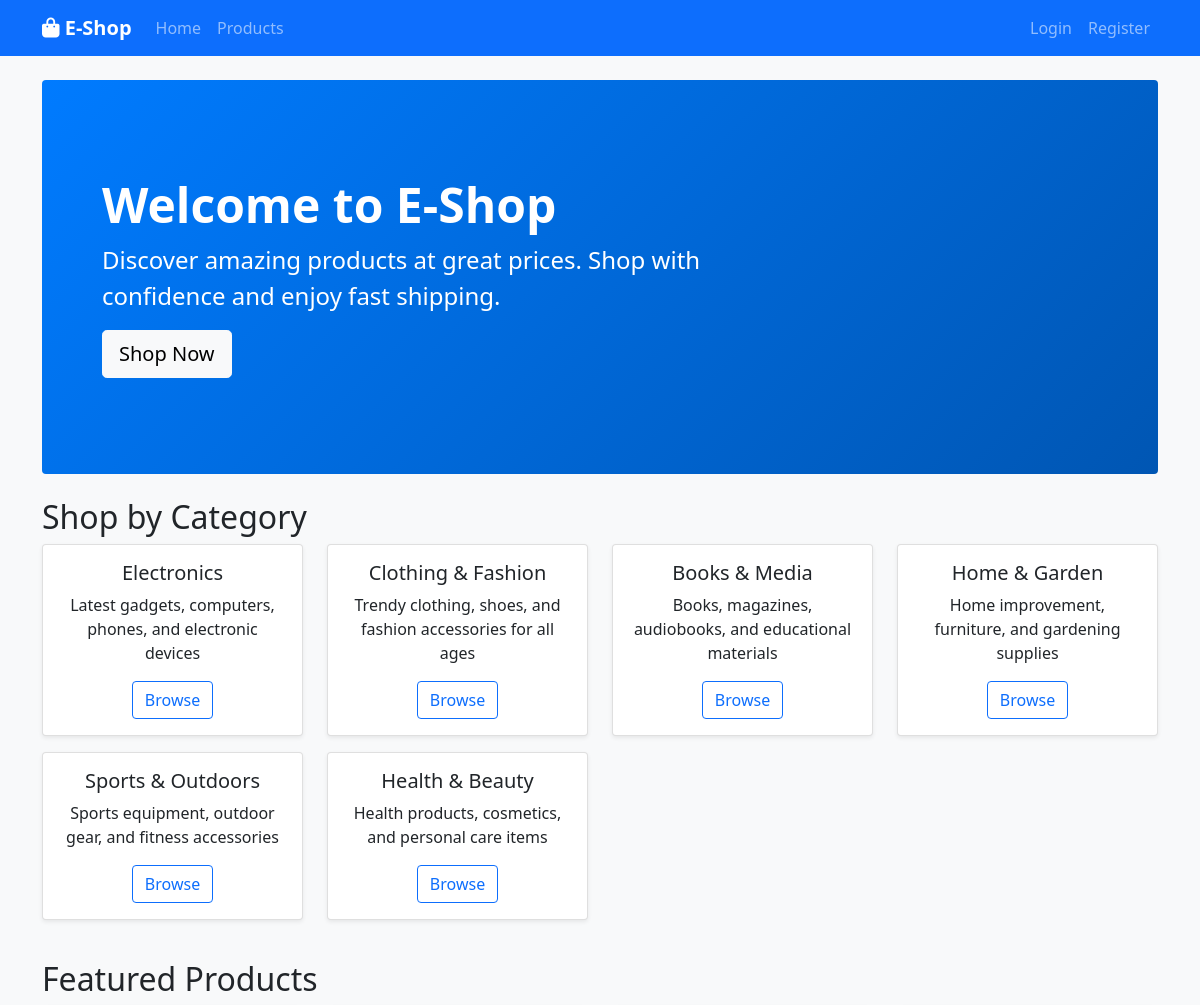
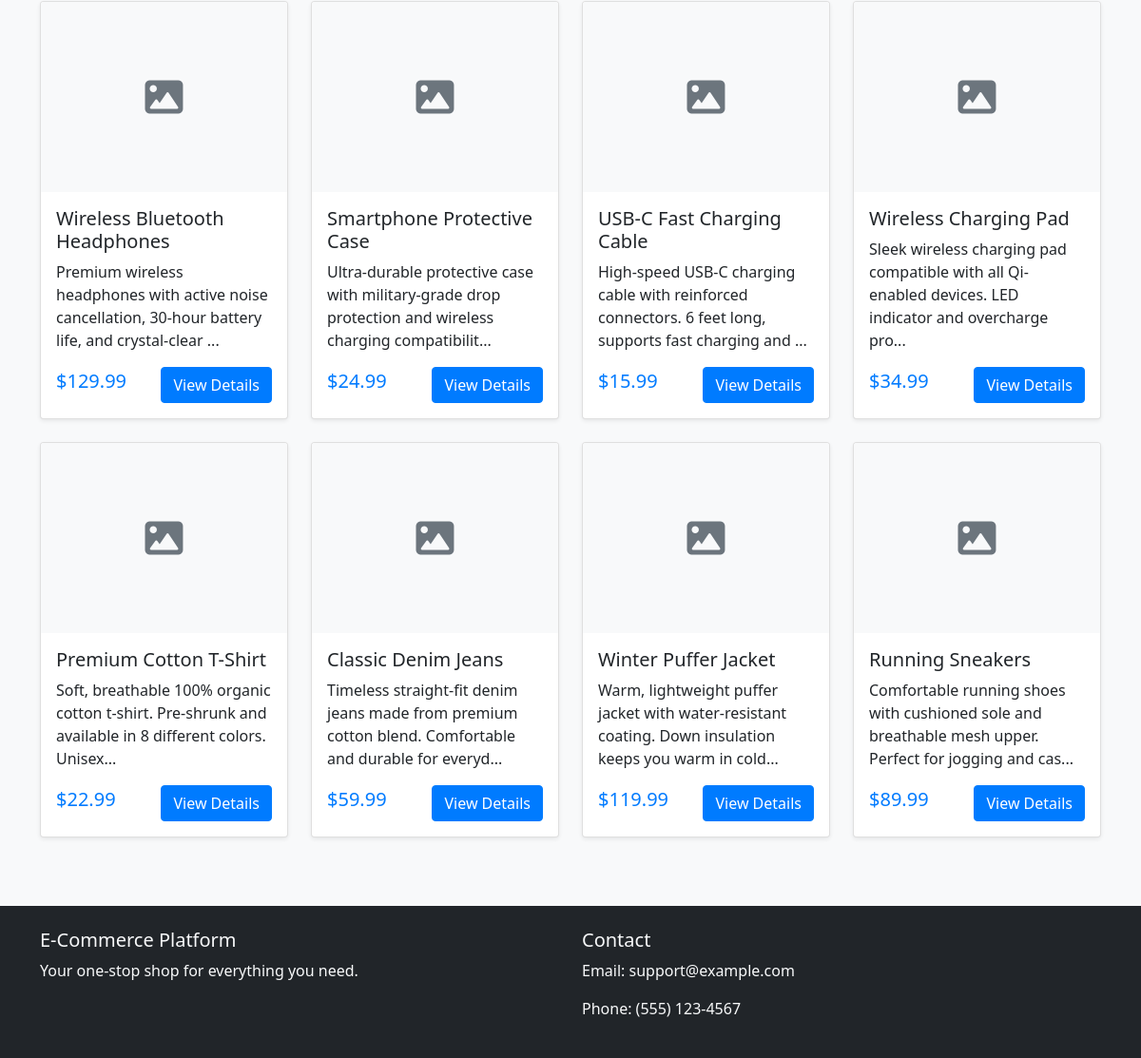
The page / on the database its author committed (2 pictures, top to bottom).
### models.py (models this page shows, shortened)
class Category(db.Model):
    id = db.Column(db.Integer, primary_key=True)
    name = db.Column(db.String(100), nullable=False, unique=True)
    description = db.Column(db.Text)
    products = db.relationship('Product', backref='category', lazy=True)

class Product(db.Model):
    id = db.Column(db.Integer, primary_key=True)
    name = db.Column(db.String(100), nullable=False)
    description = db.Column(db.Text)
    price = db.Column(db.Numeric(10, 2), nullable=False)
    stock_quantity = db.Column(db.Integer, nullable=False, default=0)
    image_filename = db.Column(db.String(100))
    category_id = db.Column(db.Integer, db.ForeignKey('category.id'), nullable=False)
    created_at = db.Column(db.DateTime, default=datetime.utcnow)
    is_active = db.Column(db.Boolean, default=True)
    cart_items = db.relationship('CartItem', backref='product', lazy=True)
    order_items = db.relationship('OrderItem', backref='product', lazy=True)

### app.py (the view)
@app.route('/')
def index():
    products = Product.query.filter_by(is_active=True).limit(8).all()
    categories = Category.query.all()
    return render_template('index.html', products=products, categories=categories)

### templates/index.html (shortened to what this page needs)
{% extends "base.html" %}
{% block content %}
<div class="jumbotron bg-primary text-white p-5 rounded mb-4">
    <div class="container-fluid py-5">
        <h1 class="display-5 fw-bold">Welcome to E-Shop</h1>
        <p class="col-md-8 fs-4">Discover amazing products at great prices. Shop with confidence and enjoy fast shipping.</p>
        <a class="btn btn-light btn-lg" href="{{ url_for('products') }}" role="button">Shop Now</a>
    </div>
</div>
{% if categories %}
<div class="row mb-4">
    <div class="col-12">
        <h2>Shop by Category</h2>
        <div class="row">
            {% for category in categories %}
            <div class="col-md-3 mb-3">
                <div class="card">
                    <div class="card-body text-center">
                        <h5 class="card-title">{{ category.name }}</h5>
                        <p class="card-text">{{ category.description }}</p>
                        <a href="{{ url_for('products', category=category.id) }}" class="btn btn-outline-primary">Browse</a>
                    </div>
                </div>
            </div>
            {% endfor %}
        </div>
    </div>
</div>
{% endif %}
<div class="row">
    <div class="col-12">
        <h2>Featured Products</h2>
        <div class="row">
            {% for product in products %}
            <div class="col-md-3 mb-4">
                <div class="card h-100">
                    {% if product.image_filename %}
                    <img src="{{ url_for('static', filename='uploads/' + product.image_filename) }}"
                         class="card-img-top" alt="{{ product.name }}" style="height: 200px; object-fit: cover;">
                    {% else %}
                    <div class="card-img-top bg-light d-flex align-items-center justify-content-center" style="height: 200px;">
                        <i class="fas fa-image fa-3x text-muted"></i>
                    </div>
                    {% endif %}
                    <div class="card-body d-flex flex-column">
                        <h5 class="card-title">{{ product.name }}</h5>
                        <p class="card-text">{{ product.description[:100] }}{% if product.description|length > 100 %}...{% endif %}</p>
                        <div class="mt-auto">
                            <div class="d-flex justify-content-between align-items-center">
                                <span class="h5 text-primary">${{ "%.2f"|format(product.price) }}</span>
                                <a href="{{ url_for('product_detail', product_id=product.id) }}" class="btn btn-primary">View Details</a>
                            </div>
                        </div>
                    </div>
                </div>
            </div>
            {% endfor %}
        </div>
    </div>
</div>
{% endblock %}

### templates/base.html (shortened to what this page needs)
<!DOCTYPE html>
<html lang="en">
<head>
    <link href="https://cdn.jsdelivr.net/npm/bootstrap@5.1.3/dist/css/bootstrap.min.css" rel="stylesheet">
    <link href="https://cdnjs.cloudflare.com/ajax/libs/font-awesome/6.0.0/css/all.min.css" rel="stylesheet">
    <link href="{{ url_for('static', filename='css/style.css') }}" rel="stylesheet">
</head>
<body>
    <nav class="navbar navbar-expand-lg navbar-dark bg-primary">
        <div class="container">
            <a class="navbar-brand" href="{{ url_for('index') }}">
                <i class="fas fa-shopping-bag"></i> E-Shop
            </a>
            <div class="collapse navbar-collapse" id="navbarNav">
                <ul class="navbar-nav me-auto">
                    <li class="nav-item">
                        <a class="nav-link" href="{{ url_for('index') }}">Home</a>
                    </li>
                    <li class="nav-item">
                        <a class="nav-link" href="{{ url_for('products') }}">Products</a>
                    </li>
                </ul>
                <ul class="navbar-nav">
                    {% if current_user.is_authenticated %}
                        <li class="nav-item">
                            <a class="nav-link" href="{{ url_for('cart') }}">
                                <i class="fas fa-shopping-cart"></i> Cart
                            </a>
                        </li>
                        <li class="nav-item">
                            <a class="nav-link" href="{{ url_for('orders') }}">Orders</a>
                        </li>
                        {% if current_user.is_admin %}
                        <li class="nav-item">
                            <a class="nav-link" href="{{ url_for('admin') }}">Admin</a>
                        </li>
                        {% endif %}
                        <li class="nav-item dropdown">
                            <a class="nav-link dropdown-toggle" href="#" id="navbarDropdown" role="button" data-bs-toggle="dropdown">
                                {{ current_user.username }}
                            </a>
                            <ul class="dropdown-menu">
                                <li><a class="dropdown-item" href="{{ url_for('logout') }}">Logout</a></li>
                            </ul>
                        </li>
                    {% else %}
                        <li class="nav-item">
                            <a class="nav-link" href="{{ url_for('login') }}">Login</a>
                        </li>
                        <li class="nav-item">
                            <a class="nav-link" href="{{ url_for('register') }}">Register</a>
                        </li>
                    {% endif %}
                </ul>
            </div>
        </div>
    </nav>
    <main class="container mt-4">
        {% block content %}{% endblock %}
    </main>
    <footer class="bg-dark text-light mt-5 py-4">
        <div class="container">
            <div class="row">
                <div class="col-md-6">
                    <h5>E-Commerce Platform</h5>
                    <p>Your one-stop shop for everything you need.</p>
                </div>
                <div class="col-md-6">
                    <h5>Contact</h5>
                    <p>Email: <email>support@example.com</email></p>
                    <p>Phone: <phone>(555) 123-4567</phone></p>
                </div>
            </div>
        </div>
    </footer>
</body>
</html>

### static/css/style.css (style rules this page uses)
body { background-color: #f8f9fa; }
.card { box-shadow: 0 0.125rem 0.25rem rgba(0, 0, 0, 0.075); border: 1px solid rgba(0, 0, 0, 0.125); }
.navbar-brand { font-weight: bold; }
.jumbotron { background: linear-gradient(135deg, #007bff 0%, #0056b3 100%); }
.btn-primary { background-color: #007bff; border-color: #007bff; }
.text-primary { color: #007bff !important; }
footer { margin-top: auto; }
.card .fa-3x { font-size: 2.5rem; }

### rows shown on the page
Category: name "Electronics", description "Latest gadgets, computers, phones, and electronic devices"
Category: name "Clothing & Fashion", description "Trendy clothing, shoes, and fashion accessories for all ages"
Category: name "Books & Media", description "Books, magazines, audiobooks, and educational materials"
Category: name "Home & Garden", description "Home improvement, furniture, and gardening supplies"
Category: name "Sports & Outdoors", description "Sports equipment, outdoor gear, and fitness accessories"
Category: name "Health & Beauty", description "Health products, cosmetics, and personal care items"
Product: name "Wireless Bluetooth Headphones", description "Premium wireless headphones with active noise cancellation, 30-hour battery life, and crystal-clear", price "129.99"
Product: name "Smartphone Protective Case", description "Ultra-durable protective case with military-grade drop protection and wireless charging compatibilit", price "24.99"
Product: name "USB-C Fast Charging Cable", description "High-speed USB-C charging cable with reinforced connectors. 6 feet long, supports fast charging and", price "15.99"
Product: name "Wireless Charging Pad", description "Sleek wireless charging pad compatible with all Qi-enabled devices. LED indicator and overcharge pro", price "34.99"
Product: name "Premium Cotton T-Shirt", description "Soft, breathable 100% organic cotton t-shirt. Pre-shrunk and available in 8 different colors. Unisex", price "22.99"
Product: name "Classic Denim Jeans", description "Timeless straight-fit denim jeans made from premium cotton blend. Comfortable and durable for everyd", price "59.99"
Product: name "Winter Puffer Jacket", description "Warm, lightweight puffer jacket with water-resistant coating. Down insulation keeps you warm in cold", price "119.99"
Product: name "Running Sneakers", description "Comfortable running shoes with cushioned sole and breathable mesh upper. Perfect for jogging and cas", price "89.99"
